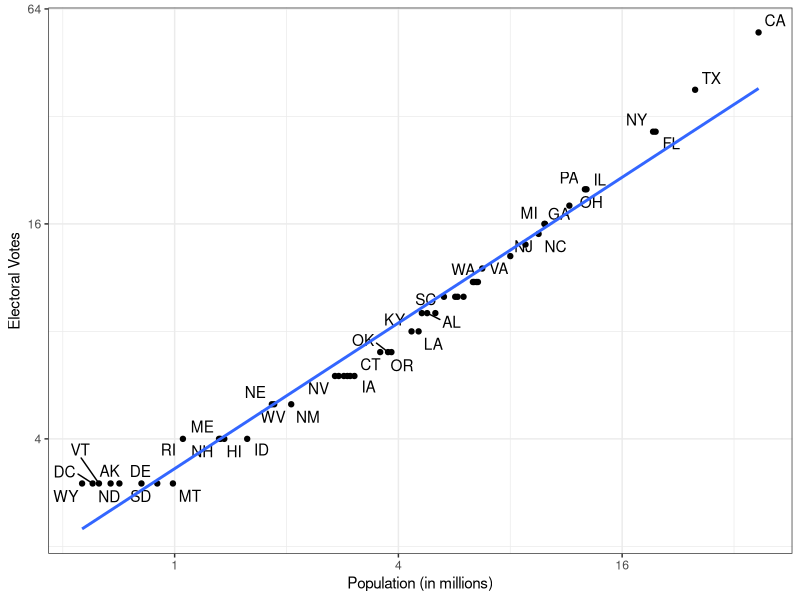

This figure's R source:
## ---- chunk 1
library(tidyverse)
library(ggrepel)
library(dslabs)
ds_theme_set()
## ---- chunk 2
data(murders)
head(murders)
## ---- chunk 3
data(polls_us_election_2016)
head(results_us_election_2016)
## ---- chunk 4
identical(results_us_election_2016$state, murders$state)
## ---- chunk 5
tab <- left_join(murders, results_us_election_2016, by = "state")

tab %>% select(state, population, electoral_votes) %>% 
        head()
## ---- chunk 6
tab %>% ggplot(aes(population/10^6, electoral_votes, label = abb)) +
        geom_point() +
        geom_text_repel() + 
        scale_x_continuous(trans = "log2") +
        scale_y_continuous(trans = "log2") +
        geom_smooth(method = "lm", se = FALSE) +
	      xlab("Population (in millions)") + 
	      ylab("Electoral Votes")
## ---- chunk 7
tab1 <- slice(murders, 1:6) %>% 
        select(state, population)
tab1
## ---- chunk 8
tab2 <- slice(results_us_election_2016, c(1:3, 5, 14, 44)) %>% 
        select(state, electoral_votes)
tab2
## ---- chunk 9
left_join(tab1, tab2)
## ---- chunk 10
tab1 %>% left_join(tab2)
## ---- chunk 11
tab1 %>% right_join(tab2)
## ---- chunk 12
inner_join(tab1, tab2)
## ---- chunk 13
full_join(tab1, tab2)
## ---- chunk 14
semi_join(tab1, tab2)
## ---- chunk 15
anti_join(tab1, tab2)
## ---- chunk 16
bind_cols(a = 1:3, b = 4:6)
## ---- chunk 17
tab1 <- tab[, 1:3]
tab2 <- tab[, 4:6]
tab3 <- tab[, 7:9]
new_tab <- bind_cols(tab1, tab2, tab3)
head(new_tab)
## ---- chunk 18
tab1 <- tab[1:2,]
tab2 <- tab[3:4,]
bind_rows(tab1, tab2)
## ---- chunk 19
intersect(1:10, 6:15)
## ---- chunk 20
intersect(c("a","b","c"), c("b","c","d"))
## ---- chunk 21
tab1 <- tab[1:5,]
tab2 <- tab[3:7,]
intersect(tab1, tab2)
## ---- chunk 22
union(1:10, 6:15)
## ---- chunk 23
union(c("a","b","c"), c("b","c","d"))
## ---- chunk 24
tab1 <- tab[1:5,]
tab2 <- tab[3:7,]
union(tab1, tab2)
## ---- chunk 25
setdiff(1:10, 6:15)
setdiff(6:15, 1:10)
## ---- chunk 26
tab1 <- tab[1:5,]
tab2 <- tab[3:7,]
setdiff(tab1, tab2)
## ---- chunk 27
setequal(1:5, 1:6)
## ---- chunk 28
setequal(1:5, 5:1)
## ---- chunk 29
setequal(tab1, tab2)
